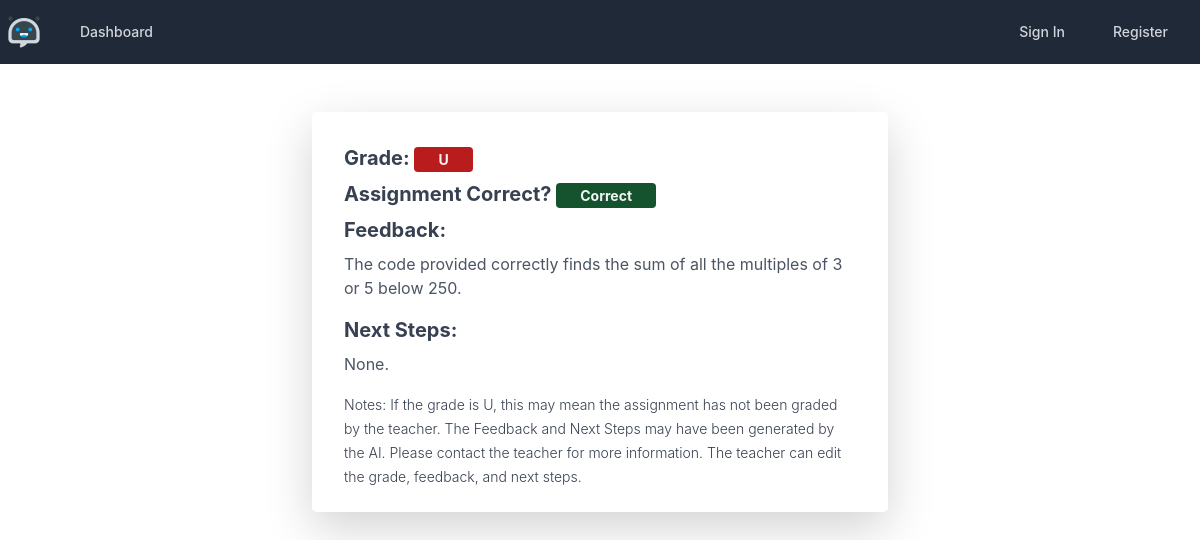
The app's page /view_grade/1, older data.
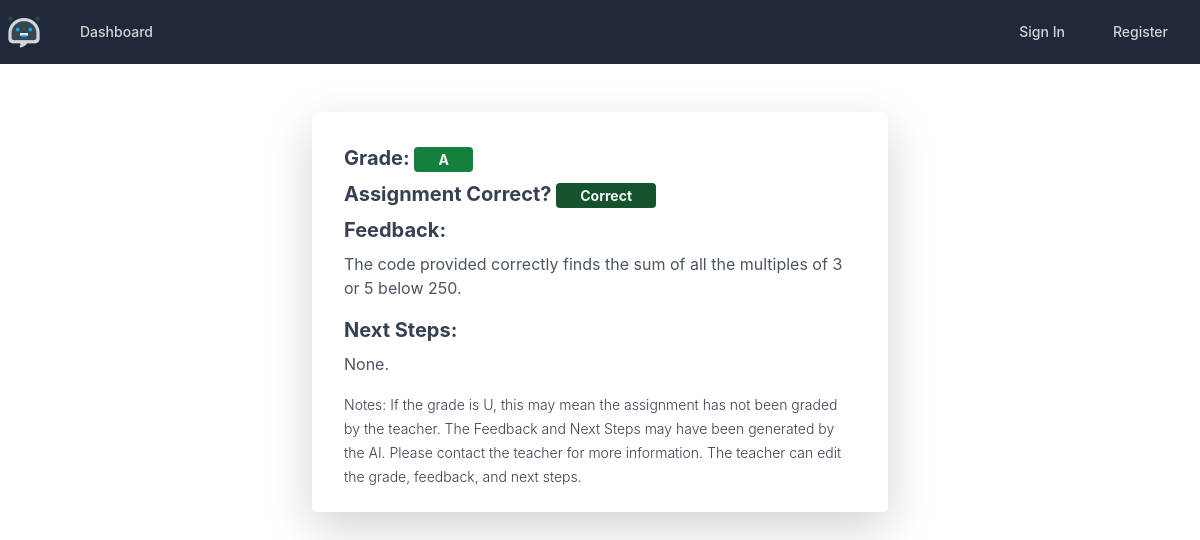
The same page, newer data.
### models.py (models this page shows, shortened)
class Grade(db.Model):
    __tablename__ = 'grades'
    __table_args__ = {'extend_existing': True}
    assignment_id = db.Column(db.Integer, db.ForeignKey(Assignment.assignment_id), nullable=False)
    student_id = db.Column(db.Integer, db.ForeignKey(User.id), nullable=False)
    grade = db.Column(db.String(1), nullable=True, default='N')
    correct = db.Column(db.Boolean, nullable=False, default=False)
    feedback = db.Column(db.String(2000), nullable=False, default='No Feedback Provided. Default.')
    next_steps = db.Column(db.String(2000), nullable=False, default='No Next Steps Provided. Default.')
    code_submission = db.Column(db.String(2000), nullable=False, default='No Code Provided. Default.')
    grade_id = db.Column(db.Integer, primary_key=True)

### grades/views.py (the view)
@grades_blueprint.route('/view_grade/<id>', methods=['GET', 'POST'])
def view_grade(id):
    grade = Grade.query.filter_by(grade_id=id).first_or_404()
    return render_template('grades/view_grade.html', grade=grade)

### templates/grades/view_grade.html (shortened to what this page needs)
<!DOCTYPE html>
<html lang="en">
<head>
</head>
<body>
{% extends 'base.html' %}
{% block content %}
    <div class="w-full max-w-xl mx-auto mt-5 my-2">
        <div class="max-w-2xl px-8 py-4 bg-white rounded-lg shadow-lg">
            <div class="flex items-center justify-between my-2">
                <span class="text-xl font-bold text-gray-700">
                    {% if grade.grade == "U" or grade.grade == "F" or grade.grade == "E" %}
                    Grade: <span class="px-4 py-1 text-sm font-bold text-gray-100 bg-red-700 rounded">{{ grade.grade }}</span>
                    {% elif grade.grade == "C" or grade.grade == "D" %}
                    Grade: <span class="px-4 py-1 text-sm font-bold text-gray-100 bg-yellow-600 rounded">{{ grade.grade }}</span>
                    {% else %}
                    Grade: <span class="px-4 py-1 text-sm font-bold text-gray-100 bg-green-700 rounded">{{ grade.grade }}</span>
                    {% endif %}
                </span>
            </div>
            <div class="flex items-center justify-between my-2">
            <span class="text-xl font-bold text-gray-700">
                {% if grade.correct == 1 %}
                    Assignment Correct?
                    <span class="px-4 py-1 text-sm font-bold text-gray-100 bg-green-900 rounded">Correct</span>
                {% else %}
                    Assignment Correct?
                    <span class="px-4 py-1 text-sm font-bold text-gray-100 bg-red-900 rounded">Incorrect</span>
                {% endif %}
            </span>
            </div>
            <div>
            <span class="text-xl font-bold text-gray-700">
                Feedback:
            </span>
            <p class="mt-2 text-gray-600">{{ grade.feedback }}</p>
            </div>
            <div>
            <span class="text-xl font-bold text-gray-700">
                Next Steps:
            </span>
                <p class="mt-2 text-gray-600">{{ grade.next_steps }}</p>
            </div>
            <div>
                <span class="text-sm font-light text-gray-700">
                    Notes: If the grade is U, this may mean the assignment has not been graded by the teacher.
                    The Feedback and Next Steps may have been generated by the AI. Please contact the teacher for more information.
                    The teacher can edit the grade, feedback, and next steps.
                </span>
            </div>
        </div>
    </div>
{% endblock %}

Row changes from the older to the newer data that the page shows:
changed Grade "None.": grade "U" → "A"
